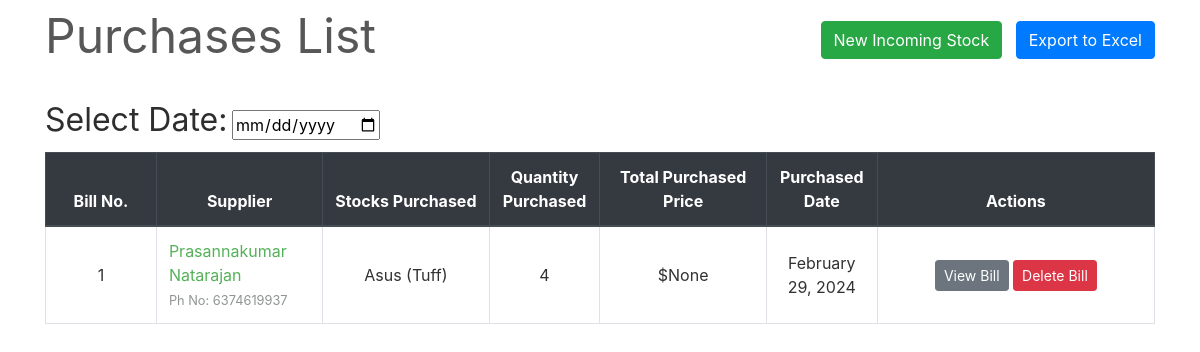
Page /transactions/purchases/ on the earlier database version.
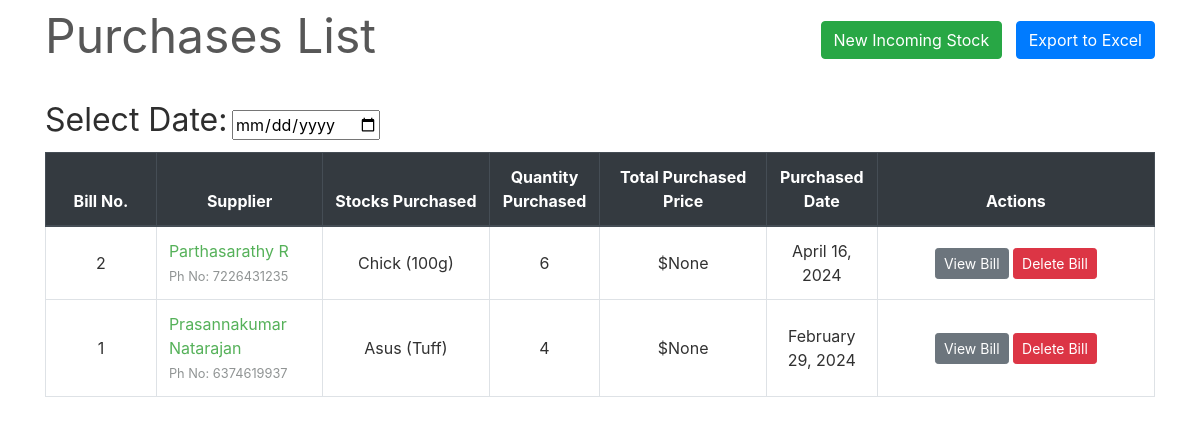
Same page on the later database version.
### transactions/models.py (models this page shows, shortened)
class PurchaseBill(models.Model):
    billno = models.AutoField(primary_key=True)
    time = models.DateTimeField(auto_now=True)
    supplier = models.ForeignKey(Supplier, on_delete=models.CASCADE, related_name='purchasesupplier')
    auto_generated = models.BooleanField(default=False)
    def get_items_list(self):
        return PurchaseItem.objects.filter(billno=self)
    def get_total_price(self):
        purchaseitems = PurchaseItem.objects.filter(billno=self)
        total = 0
        for item in purchaseitems:
            total += item.totalprice

class Supplier(models.Model):
    id = models.AutoField(primary_key=True)
    name = models.CharField(max_length=150)
    phone = models.CharField(max_length=12, unique=True)
    address = models.CharField(max_length=200)
    email = models.EmailField(max_length=254, unique=True)
    gstin = models.CharField(max_length=15, unique=True)
    is_deleted = models.BooleanField(default=False)
    def __str__(self):
        return self.name

class PurchaseItem(models.Model):
    billno = models.ForeignKey(PurchaseBill, on_delete=models.CASCADE, related_name='purchasebillno')
    stock = models.ForeignKey(Stock, on_delete=models.CASCADE, related_name='purchaseitem')
    quantity = models.IntegerField(default=1)
    perprice = models.IntegerField(default=1)
    totalprice = models.IntegerField(default=1)

### inventory/models.py (models this page shows, shortened)
class Stock(models.Model):
    id = models.AutoField(primary_key=True)
    name = models.CharField(max_length=30)
    sub_category = models.CharField(max_length=30, blank=True)  # Allow blank for non-mandatory sub_category
    quantity = models.IntegerField(default=1)
    cost = models.DecimalField(max_digits=10, decimal_places=2)
    is_deleted = models.BooleanField(default=False)
    is_selected = models.BooleanField(default=False)
    total_sales_value = models.IntegerField(default=0)
    reorder_point = models.IntegerField(default=0)
    class Meta:
        unique_together = ('name', 'sub_category')

### transactions/views.py (the view)
class PurchaseView(ListView):
    model = PurchaseBill
    template_name = "purchases/purchases_list.html"
    context_object_name = 'bills'
    ordering = ['-time']
    paginate_by = 10

### transactions/templates/purchases/purchases_list.html (shortened to what this page needs)
{% extends "base.html" %}
{% load widget_tweaks %}
{% block content %}
    <div class="row" style="color: #575757; font-style: bold; font-size: 3rem;">
        <div class="col-md-8">Purchases List</div>
        <div class="col-md-4">
            <div style="float:right;">
                <a class="btn btn-success" href="{% url 'select-supplier' %}">New Incoming Stock</a>
                <button class="btn btn-primary" onclick="exportPurchasesToExcel()">Export to Excel</button>
            </div>
        </div>
    </div>
    <br>
    <label for="datepicker">Select Date:</label>
    <input type="date" id="datepicker">
    <table class="table table-css table-hover table-bordered">
        <thead class="thead-dark align-middle">
            <tr>
                <th width="10%">Bill No.</th>
                <th width="15%">Supplier</th>
                <th width="15%">Stocks Purchased</th>
                <th width="10%">Quantity Purchased</th>
                <th width="15%">Total Purchased Price</th>
                <th width="10%">Purchased Date</th>
                <th width="25%">Actions</th>
            </tr>
        </thead>
        {% if bills %}
            <tbody id="purchaseTableBody">
                {% for purchase in bills %}
                <tr style="background: radial-gradient(circle at center, {% if purchase.auto_generated %}#FAFAD2, white{% else %}white, white{% endif %});">
                    <td class="align-middle">{{ purchase.billno }}</td>
                    <td>
                        {% if purchase.supplier.is_deleted %}
                            {{ purchase.supplier }}<br>
                        {% else %}
                            <a href="{% url 'supplier' purchase.supplier.name %}">{{ purchase.supplier }}</a> <br>
                        {% endif %}
                        <small style="color: #909494">Ph No: {{ purchase.supplier.phone }}</small>
                    </td>
                    <td class="align-middle">
                        {% for item in purchase.get_items_list %}
                            {{ item.stock.name }}
                            {% if item.stock.sub_category %}
                                ({{ item.stock.sub_category }})
                            {% endif %}
                            <br>
                        {% endfor %}
                    </td>
                    <td class="align-middle">{% for item in purchase.get_items_list %} {{ item.quantity }}<br>{% endfor %}</td>
                    <td class="align-middle">${{ purchase.get_total_price }}</td>
                    <td class="align-middle">{{ purchase.time|date:"F d, Y" }}</td>
                    <td class="align-middle">
                        <a href="{% url 'purchase-bill' purchase.billno %}" class="btn btn-secondary btn-sm">View Bill</a>
                        <a href="{% url 'delete-purchase' purchase.pk %}" class="btn btn-danger btn-sm">Delete Bill</a>
                    </td>
                </tr>
                {% endfor %}
            </tbody>
        {% else %}
            <tbody></tbody>
        </table>
        <br><br><br><br><br><br><br><br>
        <div style="color: #575757; font-style: bold; font-size: 1.5rem; text-align: center;">The records are empty. Please try adding some.</div>
    {% endif %}
{% endblock content %}

Differences in the rows shown:
added PurchaseBill: billno "2", supplier "Parthasarathy R", supplier.phone "7226431235", get_total_price "None", time "April 16, 2024"
added PurchaseItem: stock.name "Chick", stock.sub_category "100g", quantity "6"
